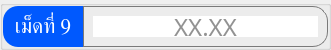
                     <widget class="QGroupBox" name="thickness_val_group_9">
                      <property name="minimumSize">
                       <size>
                        <width>0</width>
                        <height>50</height>
                       </size>
                      </property>
                      <property name="maximumSize">
                       <size>
                        <width>16777215</width>
                        <height>50</height>
                       </size>
                      </property>
                      <property name="styleSheet">
                       <string notr="true">color: rgb(255, 255, 255);</string>
                      </property>
                      <layout class="QHBoxLayout" name="horizontalLayout_29">
                       <property name="spacing">
                        <number>0</number>
                       </property>
                       <property name="leftMargin">
                        <number>0</number>
                       </property>
                       <property name="topMargin">
                        <number>0</number>
                       </property>
                       <property name="rightMargin">
                        <number>0</number>
                       </property>
                       <property name="bottomMargin">
                        <number>0</number>
                       </property>
                       <item>
                        <widget class="QLabel" name="thickness_val_title_9">
                         <property name="minimumSize">
                          <size>
                           <width>80</width>
                           <height>0</height>
                          </size>
                         </property>
                         <property name="font">
                          <font>
                           <family>Kanit</family>
                           <pointsize>16</pointsize>
                           <italic>false</italic>
                           <bold>false</bold>
                           <underline>false</underline>
                           <strikeout>false</strikeout>
                          </font>
                         </property>
                         <property name="styleSheet">
                          <string notr="true">background-color: #0059fe;
border-top-left-radius: 15px;
border-bottom-left-radius: 15px;</string>
                         </property>
                         <property name="text">
                          <string>เม็ดที่ 9</string>
                         </property>
                         <property name="alignment">
                          <set>Qt::AlignmentFlag::AlignCenter</set>
                         </property>
                        </widget>
                       </item>
                       <item>
                        <widget class="QFrame" name="thickness_val_frame_9">
                         <property name="styleSheet">
                          <string notr="true">border: solid;
border-width: 1px;
border-color: rgb(121, 121, 121);
border-top-right-radius: 15px;
border-bottom-right-radius: 15px;</string>
                         </property>
                         <property name="frameShape">
                          <enum>QFrame::Shape::StyledPanel</enum>
                         </property>
                         <property name="frameShadow">
                          <enum>QFrame::Shadow::Raised</enum>
                         </property>
                         <layout class="QHBoxLayout" name="horizontalLayout_30">
                          <item>
                           <widget class="QLineEdit" name="thickness_val_9">
                            <property name="font">
                             <font>
                              <family>Kanit</family>
                              <pointsize>18</pointsize>
                              <fontweight>Medium</fontweight>
                             </font>
                            </property>
                            <property name="styleSheet">
                             <string notr="true">color: rgb(38, 38, 38);
border: none;
border-radius: 0;</string>
                            </property>
                            <property name="inputMethodHints">
                             <set>Qt::InputMethodHint::ImhDigitsOnly</set>
                            </property>
                            <property name="text">
                             <string/>
                            </property>
                            <property name="maxLength">
                             <number>5</number>
                            </property>
                            <property name="alignment">
                             <set>Qt::AlignmentFlag::AlignCenter</set>
                            </property>
                            <property name="placeholderText">
                             <string>XX.XX</string>
                            </property>
                            <property name="clearButtonEnabled">
                             <bool>false</bool>
                            </property>
                           </widget>
                          </item>
                         </layout>
                        </widget>
                       </item>
                      </layout>
                     </widget>
